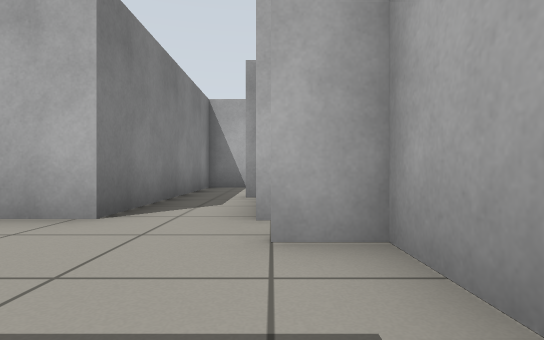
[1] (above)

23 first-person views from a walk through a robot-simulator world made for Gazebo. The camera is 0.5 m above the floor, looks level and sees 80° across. The floor is counted in squares, 1 m on a side. Each view is taken from the middle of a square. On the plan, view 1 faces up. The plan holds only what a view shows up to about 9 squares ahead; the rest is blank. The place goes on beyond the plan.

[2]
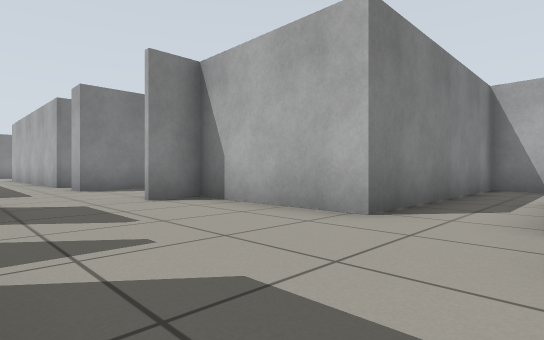

[3]
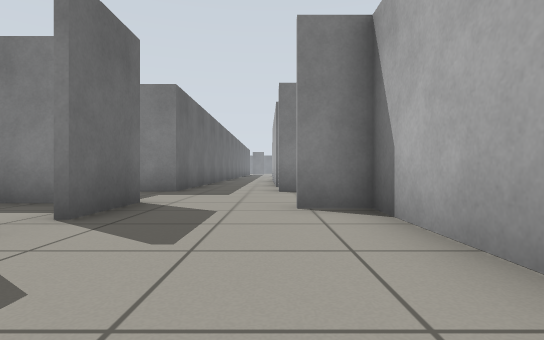

[4]
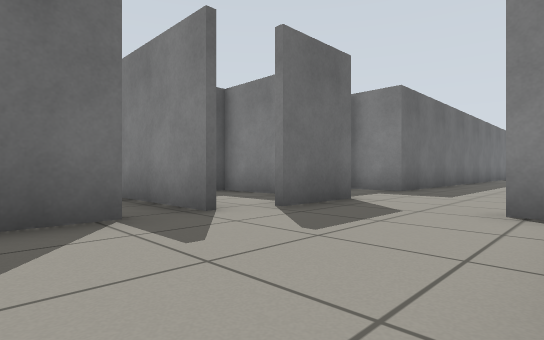

[5]
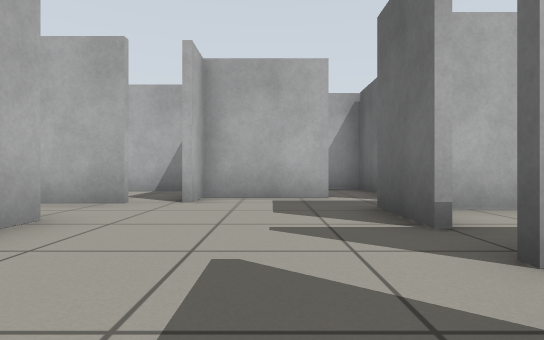

[6]
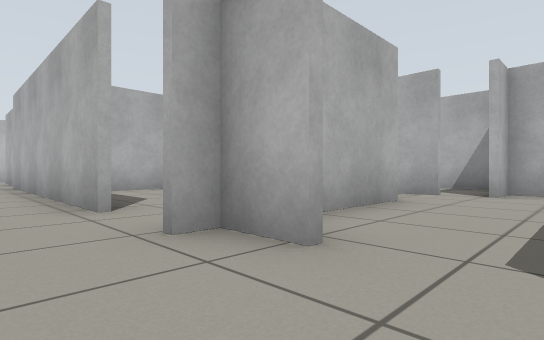

[7]
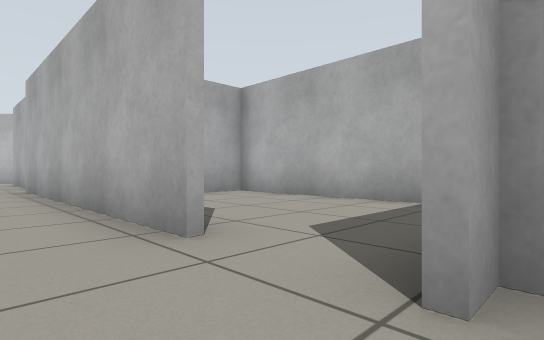

[8]
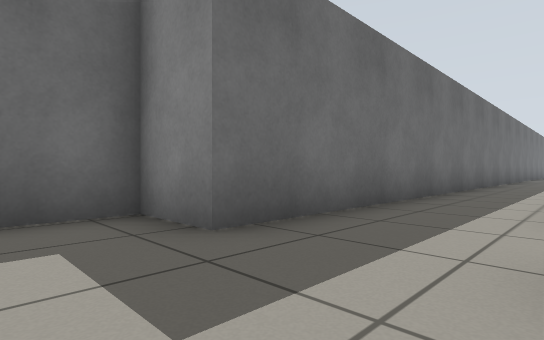

[9]
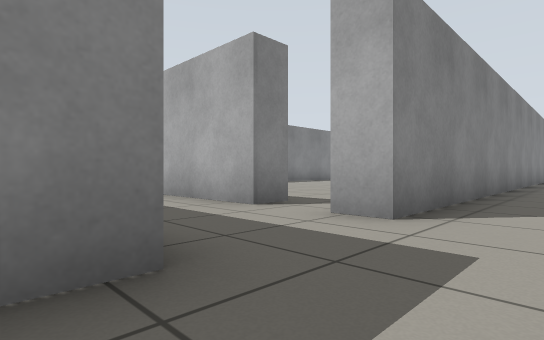

[10]
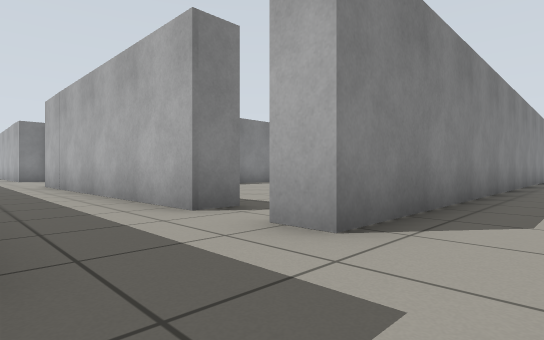

[11]
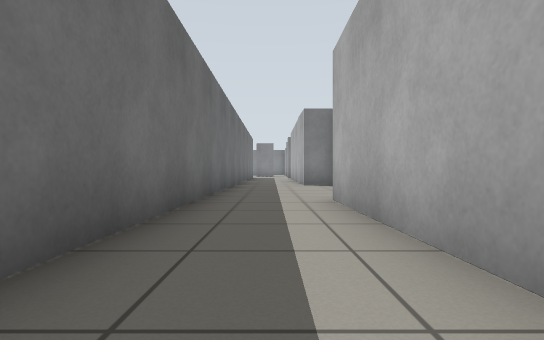

[12]
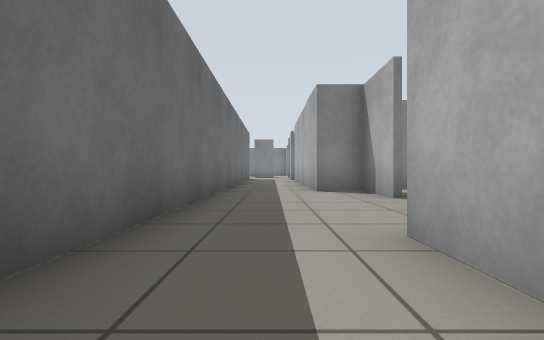

[13]
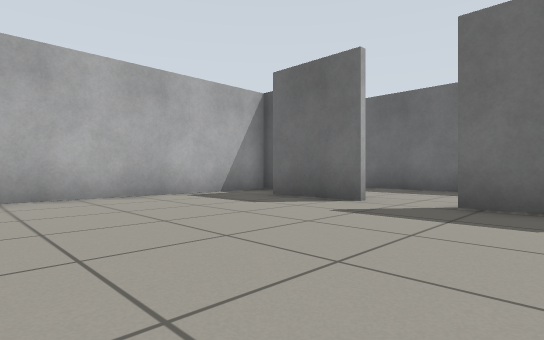

[14]
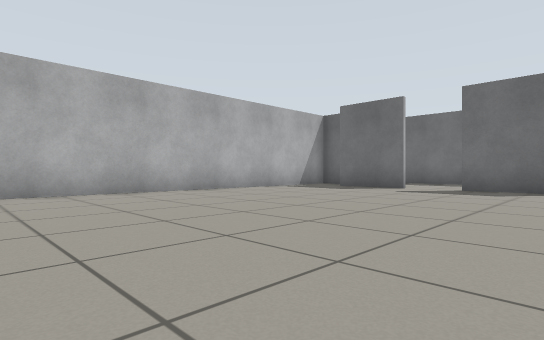

[15]
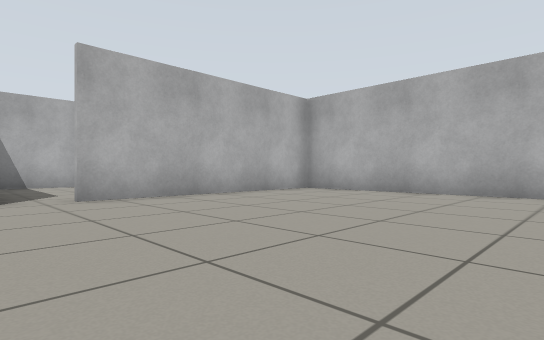

[16]
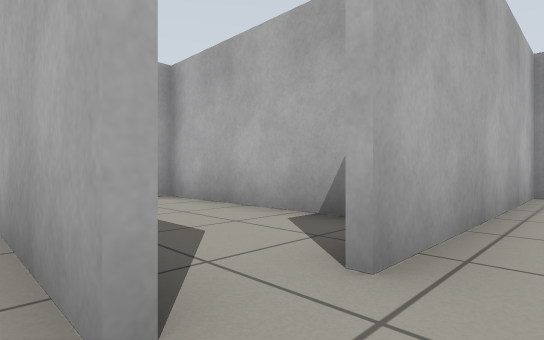

[17]
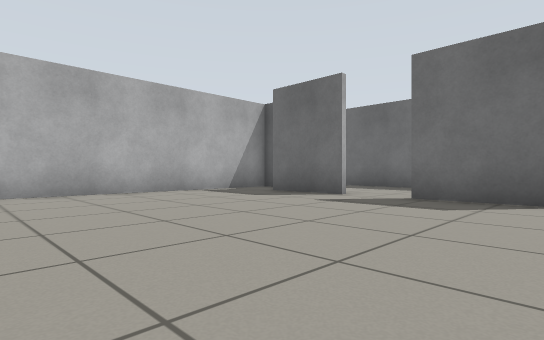

[18]
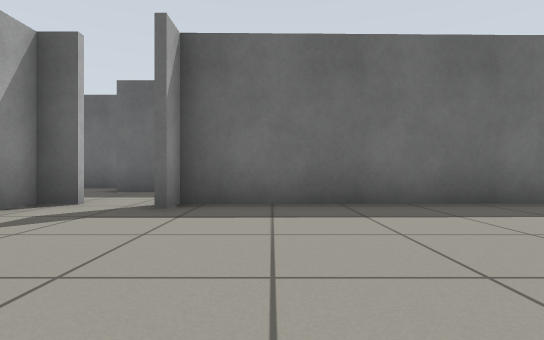

[19]
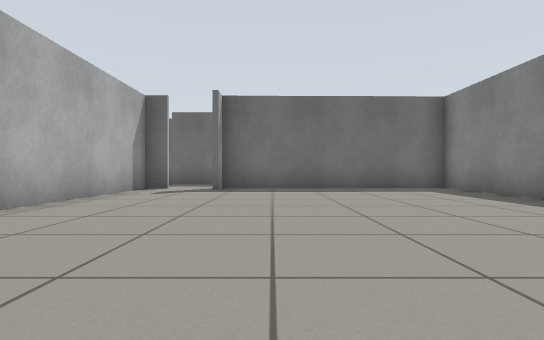

[20]
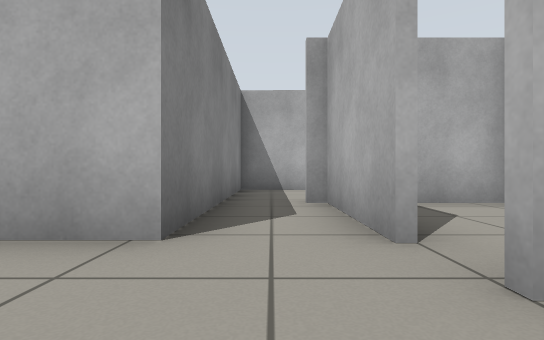

[21]
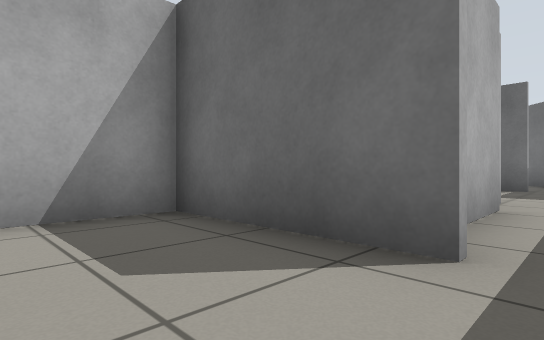

[22]
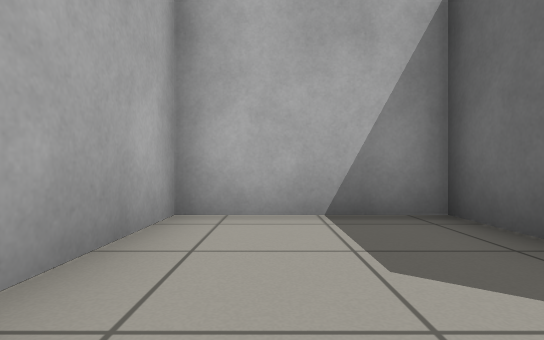

[23]
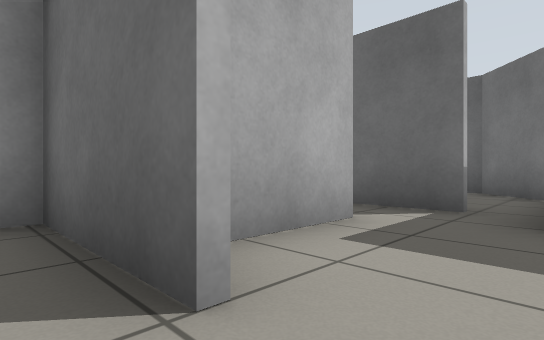

### Floor plan
Key: @ floor where view 1 was taken; # wall or solid block; x gap in a wall; . floor.
Columns run from 24 left of view 1 to 3 right of it. Each row starts with its distance up from view 1.
 19  ###
 18  ..#
 17  ..#
 16 #..#
 15 #..#
 14 #.######          .#
 13 .......#          .
 12 .......#          #
 11 .......#    .   # #
 10 .......#   ...  # #
  9 .......#  ..... # ##########
  8 .......# .......#.#...#....#
  7 .......#........#.#...#....#
  6 .......#........#.#...#.####
  5 .......#........#.....#.#
  4 .......#........#.....#.#
  3 ###.####........#..####.#
  2 #.....########.##.......####
  1 .........................#
  0 ################..######@x.
 -1                #..#   ######
 -2                ####

Positions as (right, up) in squares from view 1, and headings:
1: (0, 0), facing up
2: (0, 0), facing up-left
3: (-1, 2), facing left
4: (-1, 3), facing down-left
5: (-5, 1), facing right
6: (-7, 1), facing up-right
7: (-7, 3), facing up-right
8: (-7, 2), facing down-left
9: (-7, -1), facing up-left
10: (-7, 0), facing up-left
11: (-13, 1), facing left
12: (-16, 1), facing left
13: (-23, 8), facing down-right
14: (-24, 12), facing down-right
15: (-24, 8), facing up-right
16: (-24, 13), facing up-right
17: (-24, 9), facing down-right
18: (-12, 7), facing down
19: (-12, 11), facing down
20: (-1, 1), facing up
21: (-1, 8), facing down-right
22: (-1, 8), facing right
23: (-1, 3), facing down-right
